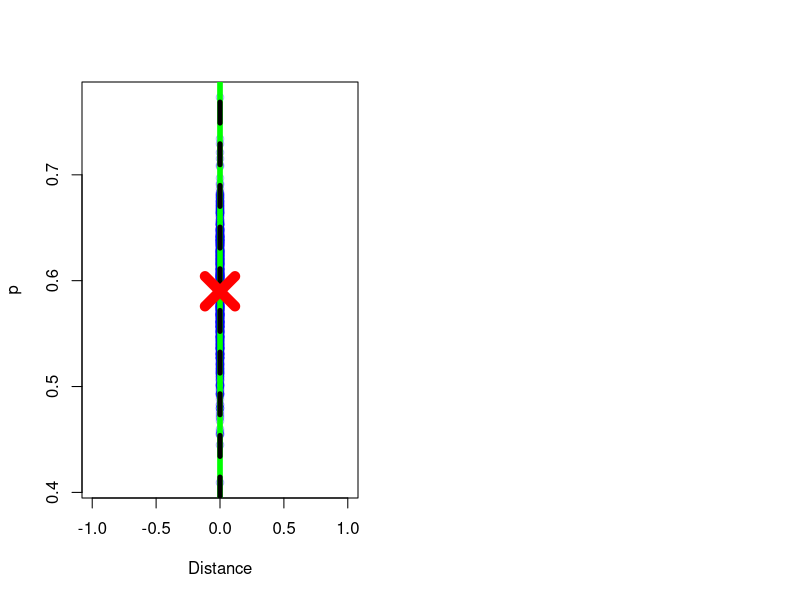

This figure's R source: (Note: this script raises an error after producing the figure.)

n=100   # total number of coin flips
p=.6   # probability of single-trial success

# generate some random data
data=rbinom(n,size=1,prob=p)
x=sum(data)

################################################################# prior

alpha=2    # first parameter
beta=4     # second parameter 

############################################################################### let's do some inference

#  set parameters, specify functions, and initialize storage objects
eps=0  	  				# tolerance threshold
N=1000							# number of particles
theta=score=numeric(N)					# declare a vector for storage

rho=function(x,y,n.trials) abs(sum(x)-sum(y))/n.trials			# rho function

# specify bounds for bias parameter
p.upper=1
p.lower=0

##############################################  run Algorithm 1 

for(i in 1:N){  					# loop over particles
  d=eps+1						# initialize d to be greater than tolerance threshold
  while(d>eps) {					# continue proposal generation until tolerance condition is satisfied
    theta.1=runif(1,p.lower,p.upper)			# sample from prior
    x=rbinom(n,1,theta.1)				# simulate data
    d=rho(data,x,n)					# compute distance
  }
  theta[i]=theta.1					# store the accepted value
  score[i]=(sum(data)-sum(x))/n
  if(i%%100==0)print(paste("Simulation ",round(i/N*100),"% Complete.",sep=""))
}

############################################################################### plotting

par(mfrow=c(1,2))

dat=mean(data)
plot(score,theta,ylab="p",xlab="Distance",col=rgb(0,0,1,.3))
abline(v=c(-1,1)*eps,col="green",lwd=5)
abline(v=0,lty=2,lwd=5)
points(0,dat,pch=4,col="red",lwd=10,cex=4)

truepost=dbeta(xs,alpha+sum(data),beta+n-sum(data))
ylim=c(0,max(truepost))

hist(theta,xlab="p",prob=T,breaks=20,main="",ylim=ylim)  
abline(v=p,col="red",lty=1, lwd=5)			# true parameter value that generated the data

lines(ps,truepost,type="l",col="red")
lines(xs,dbeta(xs,alpha,beta),lwd=3,col="blue")
